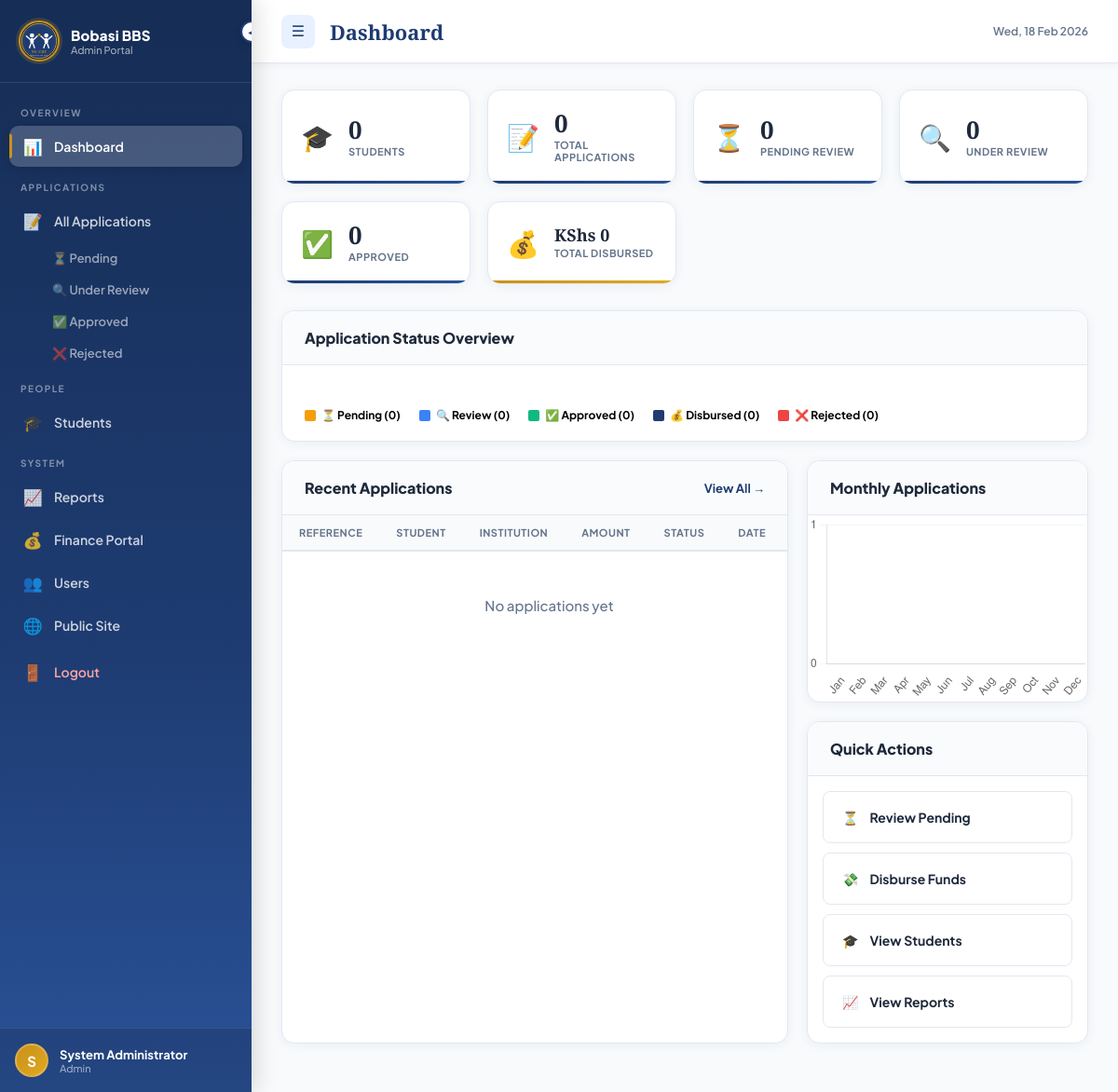
The page /admin/dashboard (signed in) on the database its author committed.
### models/models.py (models this page shows, shortened)
class User(UserMixin, db.Model):
    __tablename__ = "users"
    id = db.Column(db.Integer, primary_key=True)
    name = db.Column(db.String(150), nullable=False)
    email = db.Column(db.String(150), unique=True, nullable=False)
    password_hash = db.Column(db.String(255), nullable=False)
    role = db.Column(
        db.Enum("student", "admin", "finance_officer", "review_committee"),
        default="student", nullable=False
    )
    status = db.Column(
        db.Enum("active", "inactive", "suspended"),
        default="active", nullable=False
    )
    email_verified = db.Column(db.Boolean, default=False)
    last_login = db.Column(db.DateTime, nullable=True)
    created_at = db.Column(db.DateTime, default=datetime.utcnow)
    updated_at = db.Column(db.DateTime, default=datetime.utcnow, onupdate=datetime.utcnow)
    student_profile = db.relationship("Student", backref="user", uselist=False, cascade="all, delete-orphan")
    notifications = db.relationship("Notification", backref="user", lazy="dynamic", cascade="all, delete-orphan")
    reviews_given = db.relationship("Review", backref="reviewer", foreign_keys="Review.reviewer_id")
    @property
    def unread_notifications(self):
        return self.notifications.filter_by(is_read=False).count()

### routes/admin.py (the view)
@admin_bp.route("/dashboard")
@login_required
@admin_required
def dashboard():
    stats = {
        "total_students": Student.query.count(),
        "total_apps": Application.query.count(),
        "pending": Application.query.filter_by(status="pending").count(),
        "under_review": Application.query.filter_by(status="under_review").count(),
        "approved": Application.query.filter_by(status="approved").count(),
        "rejected": Application.query.filter_by(status="rejected").count(),
        "disbursed": Application.query.filter_by(status="disbursed").count(),
        "total_disbursed": db.session.query(db.func.sum(Disbursement.amount)).scalar() or 0,
        "total_loans": Loan.query.count(),
        "active_loans": Loan.query.filter_by(status="active").count(),
        "total_disbursed_count": Disbursement.query.count(),
    }
    recent_apps = Application.query.order_by(Application.submitted_at.desc()).limit(8).all()
    notifications = current_user.notifications.filter_by(is_read=False).limit(5).all()
    return render_template("admin/dashboard.html", stats=stats, recent_apps=recent_apps, notifications=notifications)

### app.py (called while the page is built)
@login_manager.user_loader
def load_user(user_id):
    try:
        return db.session.get(User, int(user_id))
    except Exception:
        return None

### routes/admin.py (called while the page is built)
def admin_required(f):
    @wraps(f)
    def decorated(*args, **kwargs):
        if not current_user.is_authenticated or current_user.role not in ("admin", "review_committee"):
            flash("Admin access required.", "danger")
            return redirect(url_for("auth.login"))
        return f(*args, **kwargs)
    return decorated

### templates/admin/dashboard.html (shortened to what this page needs)
{% extends 'admin/base.html' %}
{% block page_title %}Dashboard{% endblock %}
{% block content %}
<div class="stats-grid">
  <div class="sw">
    <div class="sw-icon">🎓</div>
    <div><div class="sw-num">{{ stats.total_students }}</div><div class="sw-name">Students</div></div>
  </div>
  <div class="sw">
    <div class="sw-icon">📝</div>
    <div><div class="sw-num">{{ stats.total_apps }}</div><div class="sw-name">Total Applications</div></div>
  </div>
  <div class="sw">
    <div class="sw-icon">⏳</div>
    <div><div class="sw-num">{{ stats.pending }}</div><div class="sw-name">Pending Review</div></div>
  </div>
  <div class="sw">
    <div class="sw-icon">🔍</div>
    <div><div class="sw-num">{{ stats.under_review }}</div><div class="sw-name">Under Review</div></div>
  </div>
  <div class="sw">
    <div class="sw-icon">✅</div>
    <div><div class="sw-num">{{ stats.approved }}</div><div class="sw-name">Approved</div></div>
  </div>
  <div class="sw money">
    <div class="sw-icon">💰</div>
    <div><div class="sw-num" style="font-size:18px;">KShs {{ "{:,.0f}".format(stats.total_disbursed) }}</div><div class="sw-name">Total Disbursed</div></div>
  </div>
</div>
{% set total = stats.total_apps or 1 %}
<div class="card" style="margin-bottom:20px;">
  <div class="card-header"><h3>Application Status Overview</h3></div>
  <div style="padding:20px 24px;">
    <div style="display:flex;border-radius:8px;overflow:hidden;height:14px;margin-bottom:12px;gap:2px;">
    </div>
    <div style="display:flex;gap:20px;flex-wrap:wrap;font-size:12px;font-weight:700;">
      <span style="display:flex;align-items:center;gap:6px;"><span style="width:12px;height:12px;border-radius:2px;background:#f59e0b;display:inline-block;"></span>⏳ Pending ({{ stats.pending }})</span>
      <span style="display:flex;align-items:center;gap:6px;"><span style="width:12px;height:12px;border-radius:2px;background:#3b82f6;display:inline-block;"></span>🔍 Review ({{ stats.under_review }})</span>
      <span style="display:flex;align-items:center;gap:6px;"><span style="width:12px;height:12px;border-radius:2px;background:#10b981;display:inline-block;"></span>✅ Approved ({{ stats.approved }})</span>
      <span style="display:flex;align-items:center;gap:6px;"><span style="width:12px;height:12px;border-radius:2px;background:#1e3c72;display:inline-block;"></span>💰 Disbursed ({{ stats.disbursed }})</span>
      <span style="display:flex;align-items:center;gap:6px;"><span style="width:12px;height:12px;border-radius:2px;background:#ef4444;display:inline-block;"></span>❌ Rejected ({{ stats.rejected }})</span>
    </div>
  </div>
</div>
<div class="adash-grid">
  <div class="card">
    <div class="card-header">
      <h3>Recent Applications</h3>
      <a href="{{ url_for('admin.applications') }}" class="card-link">View All →</a>
    </div>
    <div class="table-wrap">
      <table class="admin-table">
        <thead>
          <tr><th>Reference</th><th>Student</th><th>Institution</th><th>Amount</th><th>Status</th><th>Date</th><th></th></tr>
        </thead>
        <tbody>
          {% for a in recent_apps %}
          <tr>
            <td><span class="sn-tag">{{ a.application_number }}</span></td>
            <td><strong>{{ a.student.full_name }}</strong></td>
            <td style="font-size:12px;color:#64748b;">{{ (a.institution or '')[:22] }}{% if (a.institution or '')|length > 22 %}…{% endif %}</td>
            <td style="font-family:'Playfair Display',serif;">KShs {{ "{:,.0f}".format(a.requested_amount) }}</td>
            <td><span class="badge badge-{{ a.status }}">{{ a.status.replace('_',' ').title() }}</span></td>
            <td style="font-size:12px;color:#64748b;">{{ a.submitted_at.strftime('%d/%m/%Y') }}</td>
            <td><a href="{{ url_for('admin.view_application', app_id=a.id) }}" class="btn-xs">View</a></td>
          </tr>
          {% else %}
          <tr><td colspan="7" class="no-data">No applications yet</td></tr>
          {% endfor %}
        </tbody>
      </table>
    </div>
  </div>
  <div style="display:flex;flex-direction:column;gap:20px;">
    <div class="card">
      <div class="card-header"><h3>Monthly Applications</h3></div>
      <canvas id="statsChart" height="200"></canvas>
    </div>
    <div class="card">
      <div class="card-header"><h3>Quick Actions</h3></div>
      <div style="padding:16px;display:flex;flex-direction:column;gap:10px;">
        <a href="{{ url_for('admin.applications') }}?status=pending" class="action-btn"><span>⏳</span> Review Pending</a>
        <a href="{{ url_for('finance.disburse') }}" class="action-btn"><span>💸</span> Disburse Funds</a>
        <a href="{{ url_for('admin.students') }}" class="action-btn"><span>🎓</span> View Students</a>
        <a href="{{ url_for('admin.reports') }}" class="action-btn"><span>📈</span> View Reports</a>
      </div>
    </div>
  </div>
</div>
{% endblock %}
{% block extra_js %}
<script>
fetch('/api/stats').then(r => r.json()).then(d => {
  new Chart(document.getElementById('statsChart').getContext('2d'), {
    type: 'bar',
    data: {
      labels: ['Jan','Feb','Mar','Apr','May','Jun','Jul','Aug','Sep','Oct','Nov','Dec'],
      datasets: [{
        label: 'Applications',
        data: d.monthly_applications,
        backgroundColor: 'rgba(30,60,114,0.80)',
        borderRadius: 8,
        borderSkipped: false
      }]
    },
    options: {
      responsive: true,
      plugins: { legend: { display: false } },
      scales: {
        y: { beginAtZero: true, ticks: { stepSize: 1 }, grid: { color: 'rgba(0,0,0,0.04)' } },
        x: { grid: { display: false } }
      }
    }
  });
});
</script>
{% endblock %}

### templates/admin/base.html (shortened to what this page needs)
<!DOCTYPE html>
<html lang="en">
<head>
  <link rel="stylesheet" href="{{ url_for('static', filename='css/admin.css') }}">
</head>
<body class="admin-body">
<div class="admin-layout">
  <aside class="sidebar" id="sidebar">
    <div class="sidebar-brand">
      <div class="sidebar-logo">
        <img src="{{ url_for('static', filename='img/ngcdf-logo.svg') }}" alt="NG-CDF Logo">
      </div>
      <div class="sidebar-brand-text">
        <div class="brand-title">Bobasi BBS</div>
        <div class="brand-sub">Admin Portal</div>
      </div>
      <div class="sidebar-toggle-btn" onclick="toggleAdminSidebar()" id="sidebarToggleBtn">◀</div>
    </div>
    <nav class="sidebar-nav">
      {% if current_user.role == 'admin' %}
      <div class="nav-section-label">Overview</div>
      <a href="{{ url_for('admin.dashboard') }}" class="nav-item {% if request.endpoint == 'admin.dashboard' %}active{% endif %}">
        <span class="nav-icon">📊</span> <span class="nav-text">Dashboard</span>
      </a>
      {% endif %}
      <div class="nav-section-label">Applications</div>
      <a href="{{ url_for('admin.applications') }}" class="nav-item {% if request.endpoint in ['admin.applications','admin.view_application'] %}active{% endif %}">
        <span class="nav-icon">📝</span> <span class="nav-text">All Applications</span>
      </a>
      <a href="{{ url_for('admin.applications') }}?status=pending" class="nav-item sub">
        <span class="nav-text">⏳ Pending</span>
      </a>
      <a href="{{ url_for('admin.applications') }}?status=under_review" class="nav-item sub">
        <span class="nav-text">🔍 Under Review</span>
      </a>
      <a href="{{ url_for('admin.applications') }}?status=approved" class="nav-item sub">
        <span class="nav-text">✅ Approved</span>
      </a>
      <a href="{{ url_for('admin.applications') }}?status=rejected" class="nav-item sub">
        <span class="nav-text">❌ Rejected</span>
      </a>
      <div class="nav-section-label">People</div>
      <a href="{{ url_for('admin.students') }}" class="nav-item {% if request.endpoint in ['admin.students','admin.view_student'] %}active{% endif %}">
        <span class="nav-icon">🎓</span> <span class="nav-text">Students</span>
      </a>
      {% if current_user.role == 'admin' %}
      <div class="nav-section-label">System</div>
      <a href="{{ url_for('admin.reports') }}" class="nav-item {% if request.endpoint == 'admin.reports' %}active{% endif %}">
        <span class="nav-icon">📈</span> <span class="nav-text">Reports</span>
      </a>
      <a href="{{ url_for('finance.dashboard') }}" class="nav-item">
        <span class="nav-icon">💰</span> <span class="nav-text">Finance Portal</span>
      </a>
      <a href="{{ url_for('admin.users') }}" class="nav-item {% if request.endpoint == 'admin.users' %}active{% endif %}">
        <span class="nav-icon">👥</span> <span class="nav-text">Users</span>
      </a>
      {% endif %}
      <a href="{{ url_for('auth.home') }}" class="nav-item">
        <span class="nav-icon">🌐</span> <span class="nav-text">Public Site</span>
      </a>
      <a href="{{ url_for('auth.logout') }}" class="nav-item logout">
        <span class="nav-icon">🚪</span> <span class="nav-text">Logout</span>
      </a>
    </nav>
    <div class="sidebar-user">
      <div class="user-avatar-sm">{{ current_user.name[0].upper() }}</div>
      <div class="sidebar-user-info">
        <div class="user-name-sm">{{ current_user.name }}</div>
        <div class="user-role-sm">{{ current_user.role.replace('_',' ').title() }}</div>
      </div>
    </div>
  </aside>
  <main class="admin-main" id="adminMain">
    <div class="admin-topbar">
      <button class="sidebar-toggle" onclick="toggleAdminSidebar()">☰</button>
      <h1 class="page-title">{% block page_title %}Dashboard{% endblock %}</h1>
      <div class="topbar-right">
        <span id="adminDate" class="admin-date"></span>
      </div>
    </div>
    <div class="admin-content">
      {% block content %}{% endblock %}
    </div>
  </main>
</div>
{% block extra_js %}{% endblock %}
</body>
</html>

### rows shown on the page
User: name "S", name "System Administrator", role.replace "Admin"

### other values the page prints
{{ stats.total_students }} "0"
{{ stats.total_apps }} "0"
{{ stats.pending }} "0"
{{ stats.under_review }} "0"
{{ stats.approved }} "0"
{{ "{:,.0f}".format(stats.total_disbursed) }} "0"
{{ stats.disbursed }} "0"
{{ stats.rejected }} "0"
